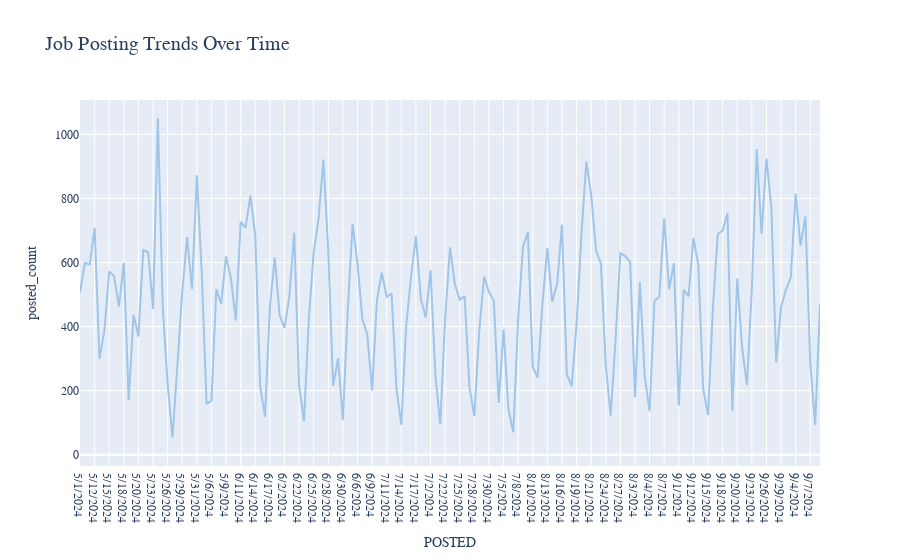

Source (notebook cell):
### Markdown cell above
# Job Posting Trends Over Time
- Analyze how job postings fluctuate over time.
- **Aggregate Data**
  - Count job postings per **posted date (`POSTED`)**.
- **Visualize results**
  - Create a **line chart** where:
    - **X-axis** = `POSTED`
    - **Y-axis** = `Number of Job Postings`
  - Apply custom colors and font styles.
- **Explanation:** Write two sentences about what the graph reveals.

### Code cell
# Your code for 3rd question here
posted_count = spark.sql("""
    SELECT POSTED, COUNT(*) AS posted_count
    FROM jobs
    GROUP BY POSTED
    ORDER BY POSTED
""")

pdf3 = posted_count.toPandas()
fig3 = px.line(pdf3, x="POSTED", y="posted_count", title="Job Posting Trends Over Time",  color_discrete_sequence=["#9fc5e8"])
fig3.update_layout(font_family="Cambria", title_font_size=20)
fig3.show()

### Figure 1 — Plotly figure (JSON) as saved in the notebook; plotly's stock layout.template omitted (floating-point values rounded to 4 significant figures; data arrays with more than 128 entries replaced by an {"elided": "..."} marker saying what was removed)
{"data": [{"hovertemplate": "POSTED=%{x}<br>posted_count=%{y}<extra></extra>", "legendgroup": "", "line": {"color": "#9fc5e8", "dash": "solid"}, "marker": {"symbol": "circle"}, "mode": "lines", "name": "", "orientation": "v", "showlegend": false, "type": "scatter", "x": {"elided": "154 str values"}, "xaxis": "x", "y": {"elided": "154 int values"}, "yaxis": "y"}], "layout": {"font": {"family": "Cambria"}, "legend": {"tracegroupgap": 0}, "title": {"font": {"size": 20}, "text": "Job Posting Trends Over Time"}, "xaxis": {"anchor": "y", "domain": [0, 1], "title": {"text": "POSTED"}}, "yaxis": {"anchor": "x", "domain": [0, 1], "title": {"text": "posted_count"}}}}
